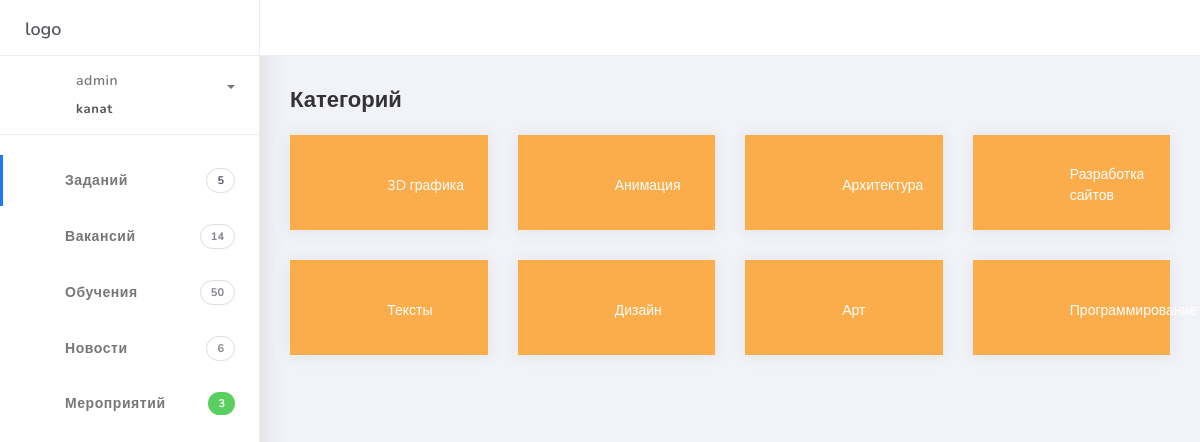
The app's page / (signed in) with its own data.
### menu/models.py (models this page shows, shortened)
class Categories(models.Model):
    title = models.CharField(max_length=255)
    class Meta():
        verbose_name = 'Категорий'
        verbose_name_plural = 'Категорий'

### menu/views.py (the view)
# urls.py: path('', views.main_menu, name='home'),
def main_menu(request):
    model = Categories.objects.all()
    context = {
        'model': model
    }
    return render(request, 'menu.html', context)

### templates/menu.html (shortened to what this page needs)
{% extends "base.html" %}
{% block title %} Категорий
{% endblock title %}
{% block context %}
            <div class="row">
                {% for i in model %}
                <div class="col-md-3">
                    <div class="card card-stats card-warning">
                        <div class="card-body ">
                            <div class="row">
                                <div class="col-5">
                                    <div class="icon-big text-center"><i class="la la-hourglass-o"></i></div>
                                </div>
                                <div class="col-7 d-flex align-items-center">
                                    <div class="numbers">
                                        <p class="card-category"> {{ i.title }}</p>
                                    </div>
                                </div>
                            </div>
                        </div>
                    </div>
                </div>
                {% endfor %}
            </div>
{% endblock context %}

### templates/base.html (shortened to what this page needs)
<!DOCTYPE html>
{% load static %}
<html>
<head>
    <link rel="stylesheet" href="{% static 'assets/css/bootstrap.min.css' %}">
    <link rel="stylesheet" href="{% static 'assets/css/ready.css' %}">
    <link rel="stylesheet" href="{% static 'assets/css/demo.css' %}">
    <link rel="stylesheet" href="{% static 'css/style.css' %}">
    <link rel="stylesheet" href="{% static 'fonts/material-icon/css/material-design-iconic-font.min.css' %}">
</head>
<body>
<div class="wrapper">
    <div class="main-header">
        <div class="logo-header">
            <a href="{% url 'home' %}" class="logo">
                logo
            </a>
        </div>
    </div>
    <div class="sidebar">
        <div class="scrollbar-inner sidebar-wrapper">
            <div class="user">
                {% if request.user.is_authenticated %}
                <div class="photo">
                </div>
                <div class="info">
                    <a class="collapsed" data-toggle="collapse" href="#collapseExample" aria-expanded="false">
								<span>
									{{ request.user }}
									<span class="user-level">{{ request.user.first_name }}</span>
									<span class="caret"></span>
								</span>
                    </a>
                </div>
                {% endif %}
            </div>
            <ul class="nav">
                <li class="nav-item active">
                    <a href="{% url 'task' %}">
                        <i class="la la-dashboard"></i>
                        <p>Заданий</p>
                        <span class="badge badge-count">5</span>
                    </a>
                </li>
                <li class="nav-item">
                    <a href="#">
                        <i class="la la-table"></i>
                        <p>Вакансий</p>
                        <span class="badge badge-count">14</span>
                    </a>
                </li>
                <li class="nav-item">
                    <a href="#">
                        <i class="la la-keyboard-o"></i>
                        <p>Обучения</p>
                        <span class="badge badge-count">50</span>
                    </a>
                </li>
                <li class="nav-item">
                    <a href="#">
                        <i class="la la-th"></i>
                        <p>Новости</p>
                        <span class="badge badge-count">6</span>
                    </a>
                </li>
                <li class="nav-item">
                    <a href="#">
                        <i class="la la-bell"></i>
                        <p>Мероприятий</p>
                        <span class="badge badge-success">3</span>
                    </a>
                </li>
            </ul>
        </div>
    </div>
    <div class="main-panel">
        <div class="content">
            <div class="container-fluid"><h4 class="page-title">{% block title %} {% endblock title %}</h4>
                {% block context %}
                {% endblock context %}
            </div>
        </div>
    </div>
</div>
</body>
</html>

### static/css/style.css (style rules this page uses)
p { margin-bottom: 0px; font-size: 15px; color: #777; }
body { font-size: 13px; line-height: 1.8; color: #222; background: #f8f8f8; font-weight: 400; font-family: Poppins; }

### records on screen
Categories: title "3D графика"
Categories: title "Анимация"
Categories: title "Архитектура"
Categories: title "Разработка сайтов"
Categories: title "Тексты"
Categories: title "Дизайн"
Categories: title "Арт"
Categories: title "Программирование"

### other values on screen
{{ request.user }} "admin"
{{ request.user.first_name }} "kanat"
